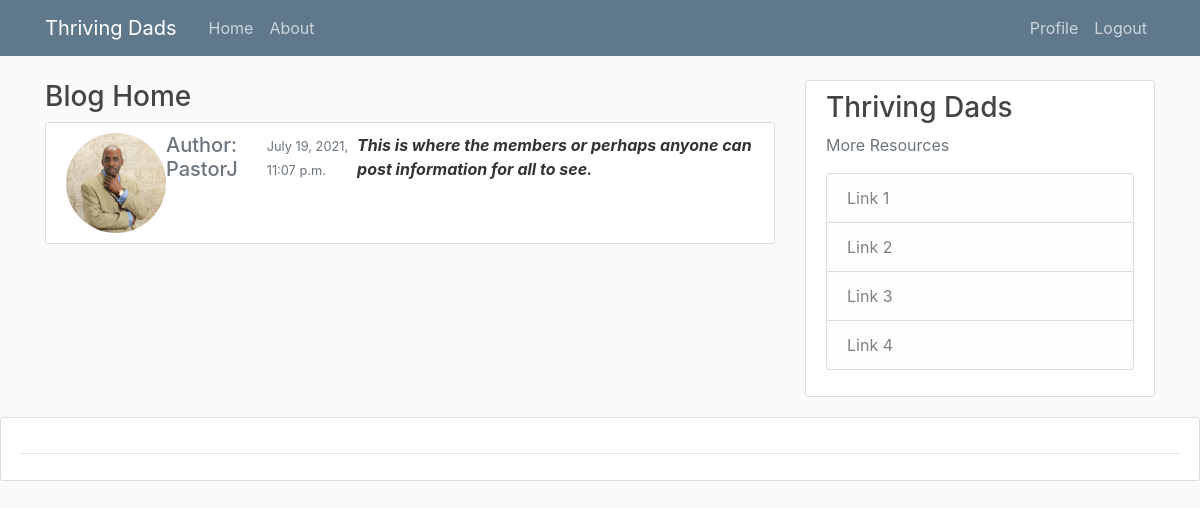
Page /blog/ (signed in) on the committed database.
### blog/models.py (models this page shows, shortened)
class Post(models.Model):
    title = models.CharField(max_length=100)
    content = models.TextField()
    date_posted = models.DateTimeField(default=timezone.now)
    author = models.ForeignKey(User, on_delete=models.CASCADE)

### users/models.py (models this page shows, shortened)
class Profile(models.Model):
    user = models.OneToOneField(User, on_delete=models.CASCADE)
    image = models.ImageField(default='default.jpg', upload_to='profile_pics')

### blog/views.py (the view)
# urls.py: path('', views.home, name='blog-home'),
def home(request):
    context = {
        'posts': Post.objects.all()
    }
    return render(request, 'blog/home.html', context)

### blog/templates/blog/home.html
{% extends 'blog/base.html'%}
{% block content%}
    <h3>Blog Home</h3>
    {% for post in posts%}
        <article class="media content-section">
            <img class = "rounded-circle" src="{{ post.author.profile.image.url }}" alt="profile image">
            <h5 class='text-muted mr-2'>Author: {{post.author}}</h5>
            <p class='text-muted'><small>{{post.date_posted}}</small></p>
            <p class='font-italic font-weight-bold article-content' >{{post.content}}</p>
        </article>
    {% endfor %}
{% endblock%}

### blog/static/blog/main.css (style rules this page uses)
body { background: #fafafa; color: #333333; margin-top: 5rem; }
h1, h2, h3, h4, h5, h6 { color: #444444; }
.content-section { background: #ffffff; padding: 10px 20px; border: 1px solid #dddddd; border-radius: 3px; margin-bottom: 20px; }
.article-content { white-space: pre-line; }

### rows in the picture
Post: author.profile.image (picture), author "PastorJ", date_posted "July 19, 2021, 11:07 p.m.", content "This is where the members or perhaps anyone can post information for all to see."
